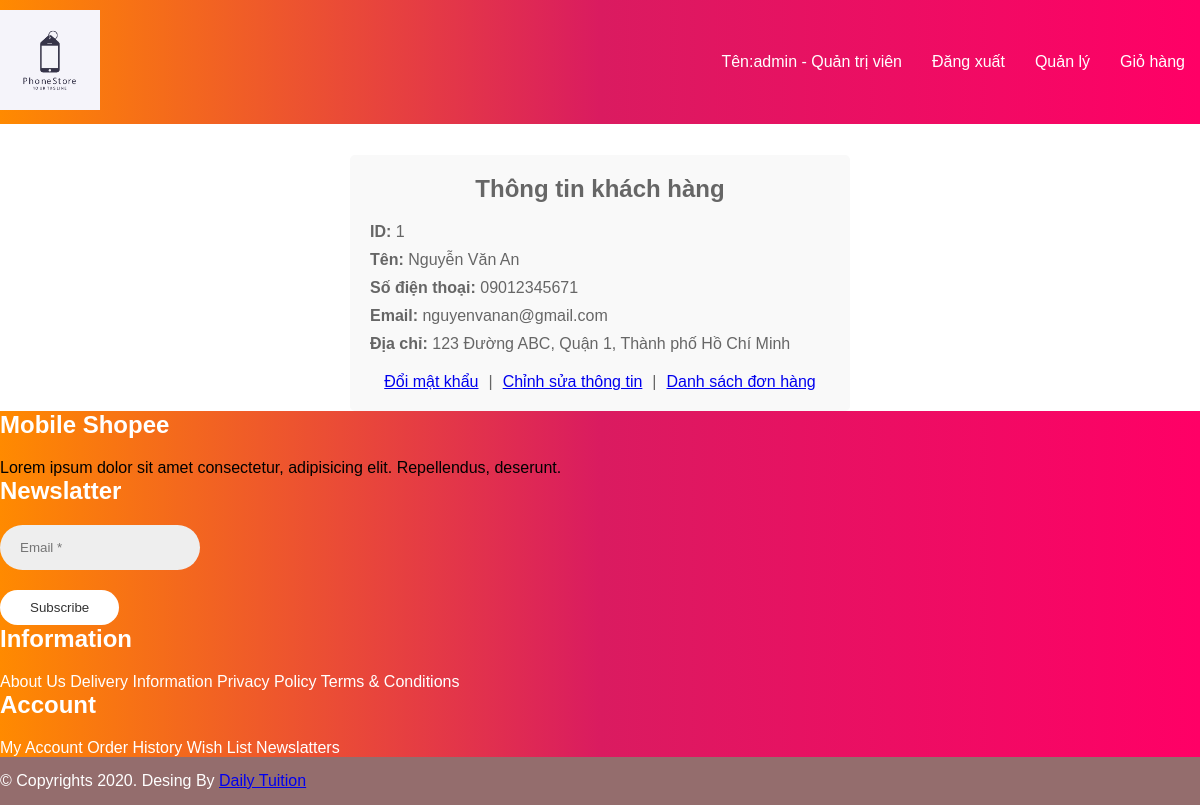
Page /user/index.php?ctrl=customerUserController (signed in) on the committed database.
### tables this page shows
CREATE TABLE `khach_hang` (
  `id` int(11) NOT NULL,
  `ten` varchar(255) DEFAULT NULL,
  `so_dien_thoai` varchar(20) DEFAULT NULL,
  `email` varchar(255) DEFAULT NULL,
  `dia_chi` varchar(255) DEFAULT NULL,
  `id_nguoi_dung` int(11) DEFAULT NULL
);

### lib/database.php (called while the page is built, shortened)
<?php
class Database
{
    private $host = "localhost";
    private $username = "root";
    private $password = "";
    private $database = "phonestore";
    private $conn;
    public function __construct()
    {
        $this->conn = $this->connectDB();
    }
    private function connectDB()
    {
        $conn = mysqli_connect($this->host, $this->username, $this->password, $this->database);
        return $conn;
    }
    public function select($query)
    {
        $result = mysqli_query($this->conn, $query);
        if ($result) {
            $data = mysqli_fetch_all($result, MYSQLI_ASSOC);
            return $data;
        } else {
            die(mysqli_error($this->conn));
        }
    }
}

### lib/session.php (called while the page is built, shortened)
<?php
class Session
{
    public static function getSessionValue($key)
    {
        if (isset($_SESSION[$key])) {
            return $_SESSION[$key];
        } else {
            return null;
        }
    }
}

### user/model/customerUserModel.php (called while the page is built, shortened)
<?php
class customerUserModel
{
    private $db;
    public function __construct()
    {
        $this->db = new Database();
    }
    public function getCustomerByIdNguoiDung()
    {
        $id_nguoi_dung = Session::getSessionValue('login_id');
        $sql = "SELECT * FROM khach_hang WHERE id_nguoi_dung = $id_nguoi_dung";
        $result = $this->db->select($sql);
        return $result;
    }
}

### user/view/infoUser.php (the view, shortened to what this page needs)
<!DOCTYPE html>
<html lang="vi">
<head>
</head>
<body>
    <div class="customer-info">
        <h2>Thông tin khách hàng</h2>
        <?php
        $customerData = $customer[0];
        echo '<ul>';
        echo '<li><label>ID:</label> ' . $customerData['id'] . '</li>';
        echo '<li><label>Tên:</label> ' . $customerData['ten'] . '</li>';
        echo '<li><label>Số điện thoại:</label> ' . $customerData['so_dien_thoai'] . '</li>';
        echo '<li><label>Email:</label> ' . $customerData['email'] . '</li>';
        echo '<li><label>Địa chỉ:</label> ' . $customerData['dia_chi'] . '</li>';
        echo '</ul>';
        ?>
        <div style="display: flex; justify-content: center; margin-top: 20px;">
            <a href="/login/index.php?ctrl=loginController&action=viewChangePassword">Đổi mật khẩu</a>
            <span style="margin: 0 10px;">|</span>
            <a href="index.php?ctrl=customerUserController&action=showUpdateCustomerForm&id=<?php echo $customer[0]['id']; ?>">Chỉnh sửa thông tin</a>
            <span style="margin: 0 10px;">|</span>
            <a href="index.php?ctrl=customerUserController&action=viewOrderList">Danh sách đơn hàng</a>
        </div>
    </div>
</body>
</html>

### user/style/css1.css (style rules this page uses)
* { margin: 0; padding: 0; box-sizing: border-box; }
body { box-shadow: 0 0 20px rgba(0, 0, 0, 0.3); transition: box-shadow 0.5s ease-in-out; }

### user/style/productViewUser.css (style rules this page uses)
body { font-family: Arial, sans-serif; margin: 0; padding: 0; }

### user/view/infoUser.php (style rules this page uses)
.customer-info h2 { text-align: center; margin-bottom: 20px; }
.customer-info ul { list-style-type: none; padding: 0; }
.customer-info li { margin-bottom: 10px; }
.customer-info label { font-weight: bold; }
.customer-info { width: 500px; margin: 0 auto; padding: 20px; border-radius: 5px; background-color: #f9f9f9; position: relative; animation: border-animation 2s infinite; }

### rows in the picture
khach_hang: id "1", ten "Nguyễn Văn An", so_dien_thoai "09012345671", email "nguyenvanan@gmail.com", dia_chi "123 Đường ABC, Quận 1, Thành phố Hồ Chí Minh"

### other values in the picture
$ten_dang_nhap "admin"
$vai_tro "Quản trị viên"
